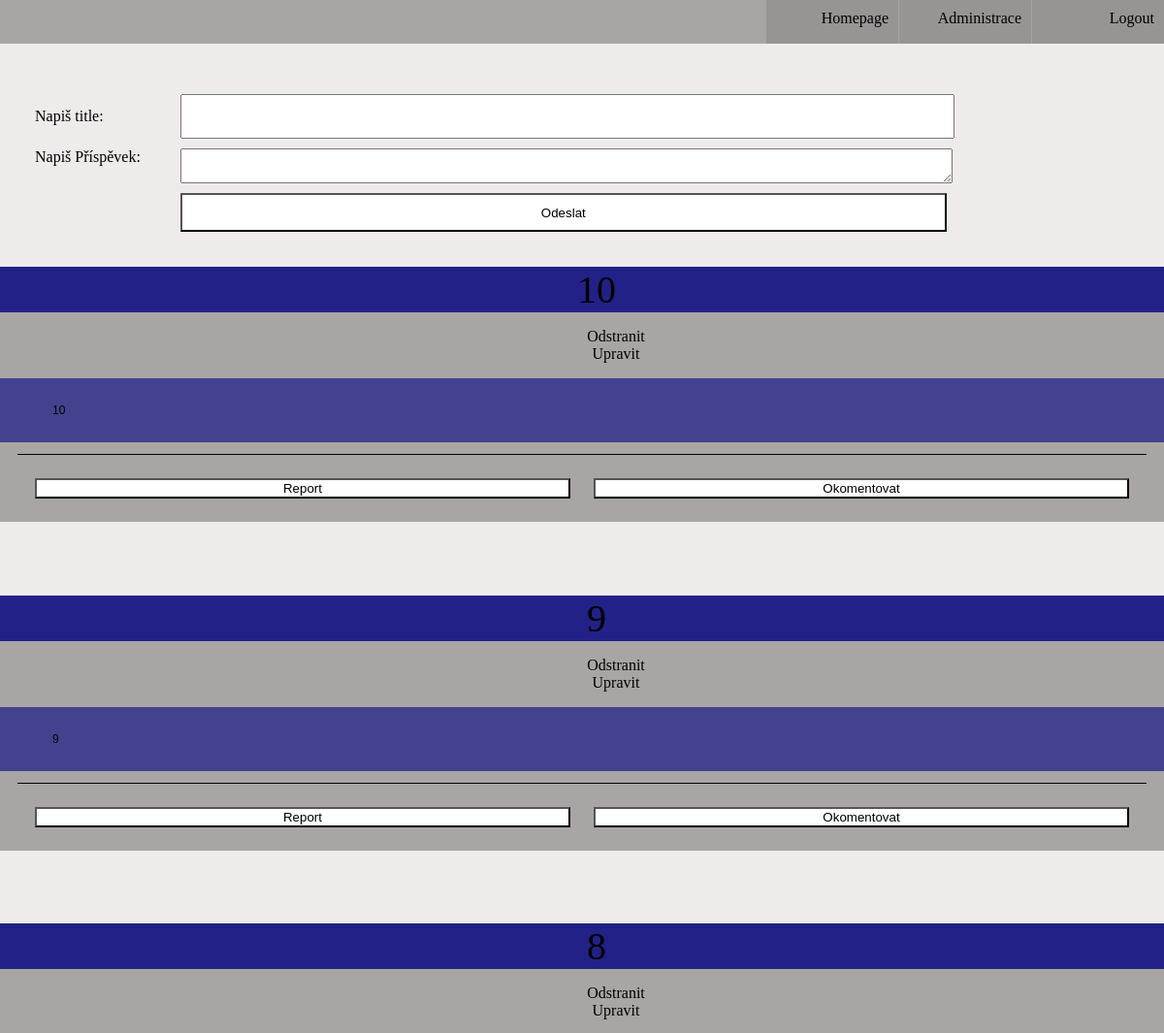
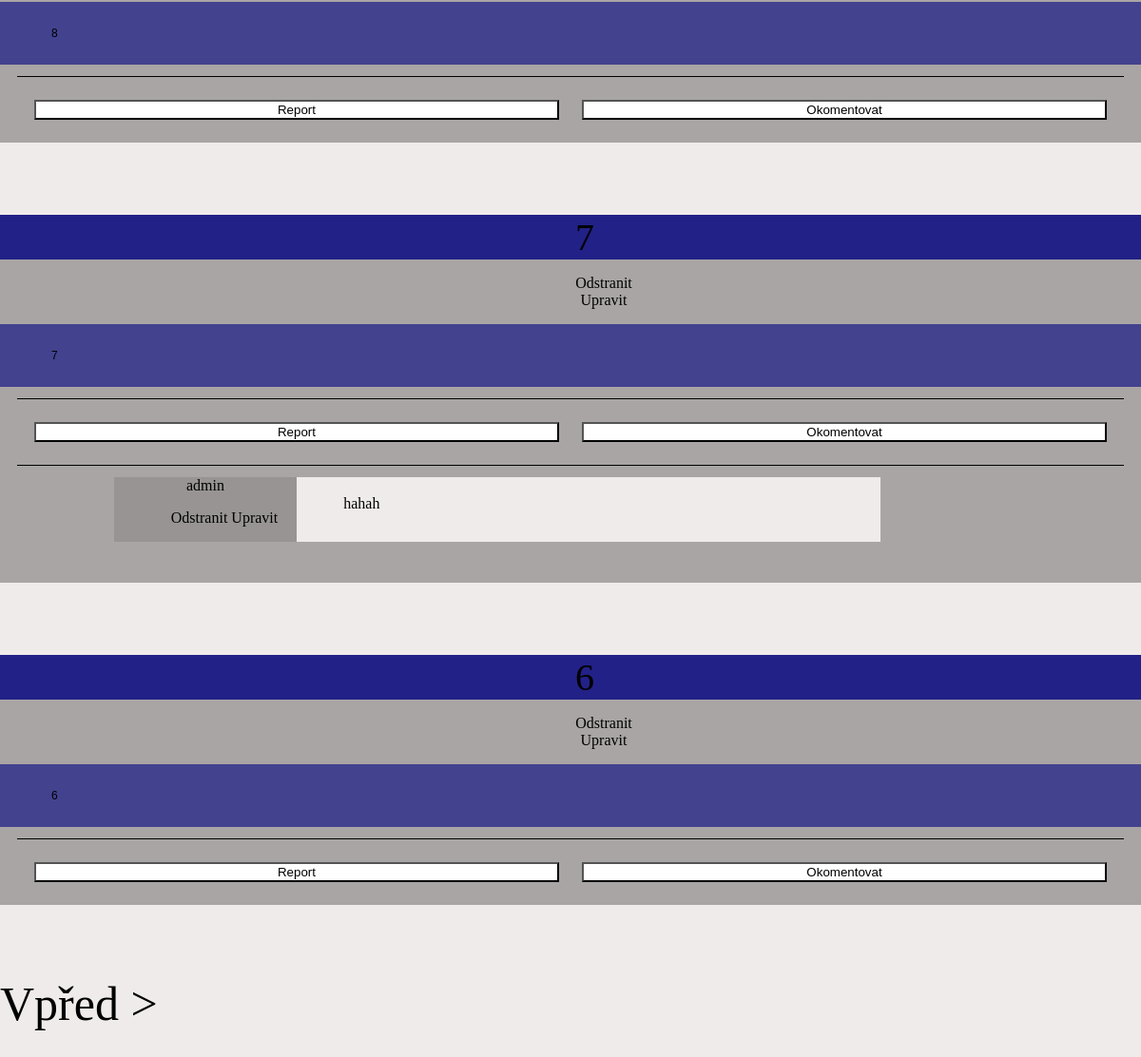
/Homepage (signed in), run on the app's committed database (2 pictures, top to bottom).
### tables this page shows
CREATE TABLE IF NOT EXISTS `article` (
  `Id` int(11) NOT NULL AUTO_INCREMENT,
  `Title` text NOT NULL,
  `Text` text NOT NULL,
  `Id_user` int(11) NOT NULL,
  `Timestamp` timestamp NOT NULL DEFAULT CURRENT_TIMESTAMP,
  PRIMARY KEY (`Id`)
);

CREATE TABLE IF NOT EXISTS `comments` (
  `Id` int(11) NOT NULL AUTO_INCREMENT,
  `Text` text NOT NULL,
  `Timestamp` timestamp NOT NULL DEFAULT CURRENT_TIMESTAMP,
  `Id_user` int(11) NOT NULL,
  `Id_article` int(11) NOT NULL,
  PRIMARY KEY (`Id`),
  KEY `Id_article` (`Id_article`)
);

CREATE TABLE IF NOT EXISTS `users` (
  `Id` int(11) NOT NULL AUTO_INCREMENT,
  `Name` varchar(35) NOT NULL,
  `Surname` varchar(35) NOT NULL,
  `Email` varchar(255) NOT NULL,
  `User_name` varchar(32) NOT NULL,
  `Password` text NOT NULL,
  `Rights` int(11) NOT NULL DEFAULT '3',
  PRIMARY KEY (`Id`)
);

### Data/Articles.php (called while the page is built, shortened)
<?php
require_once("Article.php");
require_once("Services/CheckText.php");
class Articles implements Data
{
    private $pdoConnector;
    public function __construct($pdoConnector)
    {
        $this->pdoConnector = $pdoConnector;
    }
    public function loadArticles($page = 0, $numOnPage = 5)
    {
        $offset = (int)$page * $numOnPage;
        $sql = 'select * from article order by timestamp DESC limit ' . $numOnPage . ' offset ' . $offset . ' ';
        $articles = array();
        $pdo = $this->pdoConnector->getPdo();
        $sth = $pdo->prepare($sql);
        $sth->execute();
        $data = $sth->fetchAll();
        foreach ($data as $item) {
            $idUser = $item[3];
            $user = new User($this->pdoConnector);
            $user->loadUserName($idUser);
            $article = new Article($this->pdoConnector, $item[0], CheckText::allowTags($item[1]), CheckText::allowTags($item[2]), $item[3], $item[4]);
            $article->loadComments();
            $article->setAuthorName($user->getUserName());
            $articles[] = $article;
        }
        return $articles;
    }
}

### Data/Article.php (called while the page is built, shortened)
<?php
require_once "Comment.php";
require_once "User.php";
class Article
{
    private $id;
    private $title;
    private $text;
    private $comments = array();
    private $pdoConnector;
    public function __construct($pdoConnector, $id, $title, $text, $idUser, $timeStamp)
    {
        $this->pdoConnector = $pdoConnector;
        $this->id = $id;
        $this->title = $title;
        $this->text = $text;
    }
    public function loadComments()
    {
        $sql = "select * from comments where id_article = :articleId";
        $pdo = $this->pdoConnector->getPdo();
        $sth = $pdo->prepare($sql);
        $sth->execute(array(':articleId' => $this->id)) or die("Not able to load comments");
        $data = $sth->fetchAll();
        foreach ($data as $comment) {
            $idUser = $comment[3];
            $user = new User($this->pdoConnector);
            $user->loadUserName($idUser);
            $loadedComment = new Comment($this->pdoConnector, $comment[0], $comment[1], $comment[2], $comment[3], $comment[4]);
            $loadedComment->setAuthorName($user->getUserName());
            $this->comments[] = $loadedComment;
        }
    }
    public function getComments()
    {
        return $this->comments;
    }
    public function getId()
    {
        return $this->id;
    }
    public function getTitle()
    {
        return $this->title;
    }
    public function getText()
    {
        return $this->text;
    }
}

### Data/Comment.php (called while the page is built, shortened)
<?php
class Comment implements Data
{
    private $id;
    private $text;
    private $timestamp;
    private $authorName;
    public function __construct($pdoConnector, $id, $text, $timestamp, $id_user, $id_article)
    {
        $this->id = $id;
        $this->text = $text;
        $this->timestamp = $timestamp;
    }
    public function getText()
    {
        return $this->text;
    }
    public function getTimestamp()
    {
        return $this->timestamp;
    }
    public function getAuthorName()
    {
        return $this->authorName;
    }
    public function setAuthorName($authorName)
    {
        $this->authorName = $authorName;
    }
    public function getId()
    {
        return $this->id;
    }
}

### Data/User.php (called while the page is built, shortened)
<?php
class User implements Data
{
    private $pdoConnector;
    public function __construct($pdoConnector)
    {
        $this->pdoConnector = $pdoConnector;
    }
    public function loadUserName($id)
    {
        $pdo = $this->pdoConnector->getPdo();
        $sql = "select name, surname, email, user_name, password, rights from users where id = :idUser";
        $sth = $pdo->prepare($sql);
    }
}

### View/HomePage.php (the view, shortened to what this page needs)
<?php
require_once "SharedBlocks/Navigation.php";
require_once "SharedBlocks/ArticlesManagementMenu.php";
class HomePage implements View
{
    private $nextPage = 0;
    public function requireTemplate(Array $data)
    {
        $articleMenu = new ArticlesManagementMenu();
        $css = "<link rel='stylesheet' href='/CSS/GlobalStyles.css' type='text/css'>
                <link rel='stylesheet' href='/CSS/Navigation.css' type='text/css'>
                <link rel='stylesheet' href='/CSS/HomePage.css' type='text/css'>";
       $js = "<script src='/JS/homePage.js'></script>";
        $head = "<!DOCTYPE html>
                    <html lang=\"en\">
                        <head><meta charset=\"UTF-8\">
                            <title>Forum</title>$css </head>";
        $logoutBtn = "";
        $form = "";
        $nav = new Navigation();
        $nav = $nav->returnTemplate();
        if (isset($_SESSION['userId'])) {
            $form = '<div class="newsForm"><form action="/HomePage/sendNew" method="post" onsubmit="return checkArticleNewForm()">
                        <div class="title">
                        <label>Napiš title:</label><input type="text" name="title">
                        </div>
                        <div class="text">
                        <label>Napiš Příspěvek: </label><textarea name="text"></textarea>
                         </div>
                        <button name="prispevek" type="submit">Odeslat</button>
                        </form></div>';
        }
        $articles = "<div class='articles'>";
        for ($i = 0; $i < count($data); $i++) {
            $articles .= "<div class = 'article'>";
            $articles .= "<div class = 'background'>";
            $articles .= "<div class='title'>" . $data[$i]->getTitle() . "</div>";
            if ((isset($_SESSION["Rights"]) && $_SESSION["Rights"] < 3) || (isset($_SESSION["userId"]) && $data[$i]->getIdUser() == $_SESSION["userId"])) {
                $articles .= $articleMenu->requireArticleMenu($data[$i]->getId());
            }
            $articles .= "<div class='text'>" . $data[$i]->getText() . "</div>";
            $articles .= "</div>";
            if (isset($_SESSION['userId'])) {
                $articles .= '<div class="articleButtons">';
                $articles .= '<div class="line"></div>';
                $articles .= '<button id="reportButton" onclick="reportArticle(' . $data[$i]->getId() . ')">Report</button>';
                $articles .= '<button id="commentButton" onclick="showAddCommentBlock(' . $data[$i]->getId() . ')">Okomentovat</button>';
                $articles .= '</div>';
                $articles .= "<div class='commentForm' id='addCommentBlock-" . $data[$i]->getId() . "'>
                <form action='/HomePage/addComment/" . $data[$i]->getId() . "' method='post' onsubmit='return checkComment(" . ($data[$i]->getId()) . ")'>
                            <input type='text' name='commentText'>
                            <button>Odeslat komentář</button>
                            </form></div>";
            }
            $commentsCount = count($data[$i]->getComments());
            if ($commentsCount > 0) {
                $articles .= '<div class="line"></div>';
                $commentBlock = "<div class='comments'>";
                for ($l = 0; $l < $commentsCount; $l++) {
                    $comment = $data[$i]->getComments()[$l];
                    $commentBlock .= "<div class='comment'>";
                    $commentBlock .= "<div class='commentUser' title='" . $comment->getTimeStamp() . "'>" . $comment->getAuthorName();
                    if ((isset($_SESSION["Rights"]) && $_SESSION["Rights"] < 3) || (isset($_SESSION["userId"]) && $comment->getIdUser() == $_SESSION["userId"])) {
                        $commentBlock .= $articleMenu->requireCommentMenu($comment->getId());
                    }
                    $commentBlock .= "</div>";
                    $commentBlock .= "<div class='commentText'>" . $comment->getText() . "</div>";
                    $commentBlock .= "</div>";
                }
                $commentBlock .= "</div>";
                $articles .= $commentBlock;
            }
            $articles .= "</div>";
        }
        $articles .= "</div>";
        $body = "<body>$nav $logoutBtn $form $articles</body>";
        $footer = "<footer>";
        if ($this->nextPage !== null) {
            $footer .= "<div class='paganationFront'><a href='/HomePage/pagination/" . $this->nextPage . "'> Vpřed > </a></div>";
        }
        $footer .= "</footer>";
        $template = $head . $body . $footer . $js . "</html>";
        return $template;
    }
    public function setNextPage($nextPage)
    {
        $this->nextPage = $nextPage;
    }
}

### Services/CheckText.php (shortened to what this page needs)
<?php
class CheckText
{
    static public function allowTags($text)
    {
        $text = strip_tags($text, '<br><strong><a><p><pre><code>');
        return $text;
    }
}

### SharedBlocks/ArticlesManagementMenu.php (shortened to what this page needs)
<?php
class ArticlesManagementMenu
{
    public function requireArticleMenu($id)
    {
        $arNav = "<ul>
                    <li><a href='/HomePage/deleteArticle/$id'>Odstranit</a></li>
                    <li><a href='/HomePage/editArticle/$id'>Upravit</a></li>
                </ul>";
        return $arNav;
    }
    public function requireCommentMenu($id)
    {
        $comMenu = "<ul>
                        <li><a href='/HomePage/deleteComment/$id'>Odstranit</a></li>
                        <li><a href='/HomePage/editComment/$id'>Upravit</a></li>
                    </ul>";
        return $comMenu;
    }
}

### CSS/GlobalStyles.css (style rules this page uses)
body { border-collapse: separate; background-color: rgb(239, 235, 235); max-width: 1200px; margin: 0 auto; }
button { background-color: white; }
li { list-style-type: none; }

### CSS/HomePage.css (style rules this page uses)
a { text-decoration: none; color: black; }
.articles { margin: 0 auto; }
.article { margin-bottom: 2cm; text-align: center; text-indent: 30px; background-color: #a9a5a5; padding-bottom: 1%; }
.article .title { font-family: "Times New Roman", Times, serif; font-size: 40px; background-color: rgba(0, 0, 128, 0.8); }
.line { height: 1px; width: 97%; background-color: black; margin: 1% auto; }
.article .text { text-align: justify; font-family: Verdana, sans-serif; font-size: 12px; font-style: normal; font-weight: normal; / / text-transform: normal; letter-spacing: normal; line-height: 1.5em; background-color: rgba(0, 0, 128, 0.6); padding: 2%; }
.comments { width: 80%; margin-left: 10%; }
.comment { margin-bottom: 1%; clear: both; min-height: 90px; }
.background { width: 100%; height: auto; }
.articleButtons button { margin: 1%; width: 46%; height: 4%; }
.commentText { background-color: rgb(239, 235, 235); width: 60%; margin-left: 20%; padding: 2%; min-height: 30px; text-align: justify; }
.commentUser { float: left; background-color: #989494; width: 20%; min-width: 120px; text-indent: 0px; }
.newsForm label { display: inline-block; width: 150px; }
.newsForm .title input { width: 70%; height: 40px; }
.newsForm .title, .newsForm .text { margin-bottom: 10px; }
.newsForm textarea { width: 70%; vertical-align: top; height: 20%; }
.newsForm button { margin-left: 150px; display: block; width: 70%; height: 40px; }
.newsForm { padding: 3%; max-width: 1200px; margin: 0 auto; }
.commentUser li { display: inline; text-align: center; width: 70px; }
footer { font-size: 50px }
footer div { float: left; margin-right: 10%; margin-bottom: 50px; }

### data on the page
article: Title "10 10"
article: Title "9 9"
article: Title "8 8"
article: Title "7 7"
comments: Id_user.User_name "admin", Text "hahah"
article: Title "6 6"
